Frame 1 (no input): blank canvas, image omitted
Frame 60 (the mouse pressed at the canvas centre just before this capture): blank canvas, image omitted
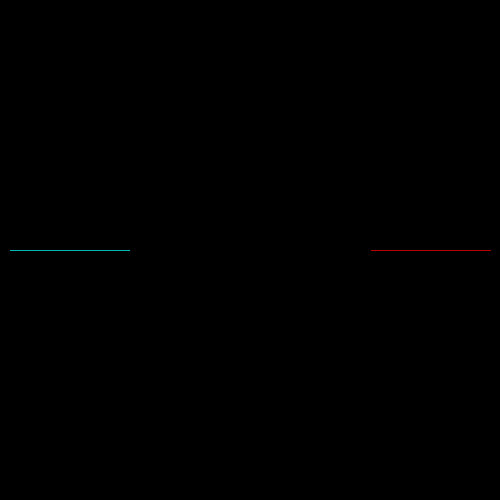
Frame 120 (the mouse held since frame 60 and released just before this capture)

The Processing sketch whose frames 1 and 60 were blank and that drew this single picture after the mouse press (run headless with seeded random() and noise(); from frame 60 on, the mouse is pressed at the canvas centre):

// Processing sketch: processing_78293
// ── processing_78293.pde

//Tina L., CP1 14/15 Tron
int x = 10;
int y = 250;
int direction = RIGHT;
int compX = 490;
int compY = 250;
int compDirection = LEFT;
boolean gameOver = false;
void setup()
{
  size(500, 500);
  background(0);
  textSize(20);
}
void draw()
{
  if (gameOver == true)
  {
    textAlign(CENTER);
    text("Game over", 250, 250);
  }
  else
  {
    stroke(0,255,255);
    human();
    stroke(255,0,0);
    computer();
  }
}
void human()
{
  if (get(x, y) != color(0))
  {
    gameOver = true;
  }
  point(x,y);
  if (direction == RIGHT)
  {
    x++;
  }
  else if (direction == LEFT)
  {
    x--;
  }
  else if (direction == UP)
  {
    y--;
  }
  else if (direction == DOWN)
  {
    y++;
  }
}
void computer()
{
  point(compX, compY);
  if (compDirection == LEFT)
  {
    compX--;
    if (get(compX-1, compY) != color(0))
    {
      compDirection = DOWN;
    }
  }
  else if (compDirection == RIGHT)
  {
    compX++;
    if (get(compX+1, compY) != color(0))
    {
      compDirection = UP;
    }
  }
  else if (compDirection == UP)
  {
    compY--;
    if (get(compX, compY-1) != color(0))
    {
      compDirection = LEFT;
    }
  }
  else if (compDirection == DOWN)
  {
    compY++;
    if (get(compX, compY+1) != color(0))
    {
      compDirection = RIGHT;
    }
  }
  if(get(compX,compY) != color(0))
{
    gameOver = true;
}
}
void keyPressed()
{
  if (key == 'a')
  {
    direction = LEFT;
  }
  else if (key == 'd')
  {
    direction = RIGHT;
  }
  else if (key == 'w')
  {
    direction = UP;
  }
  else if (key == 's')
  {
    direction = DOWN;
  }
}
